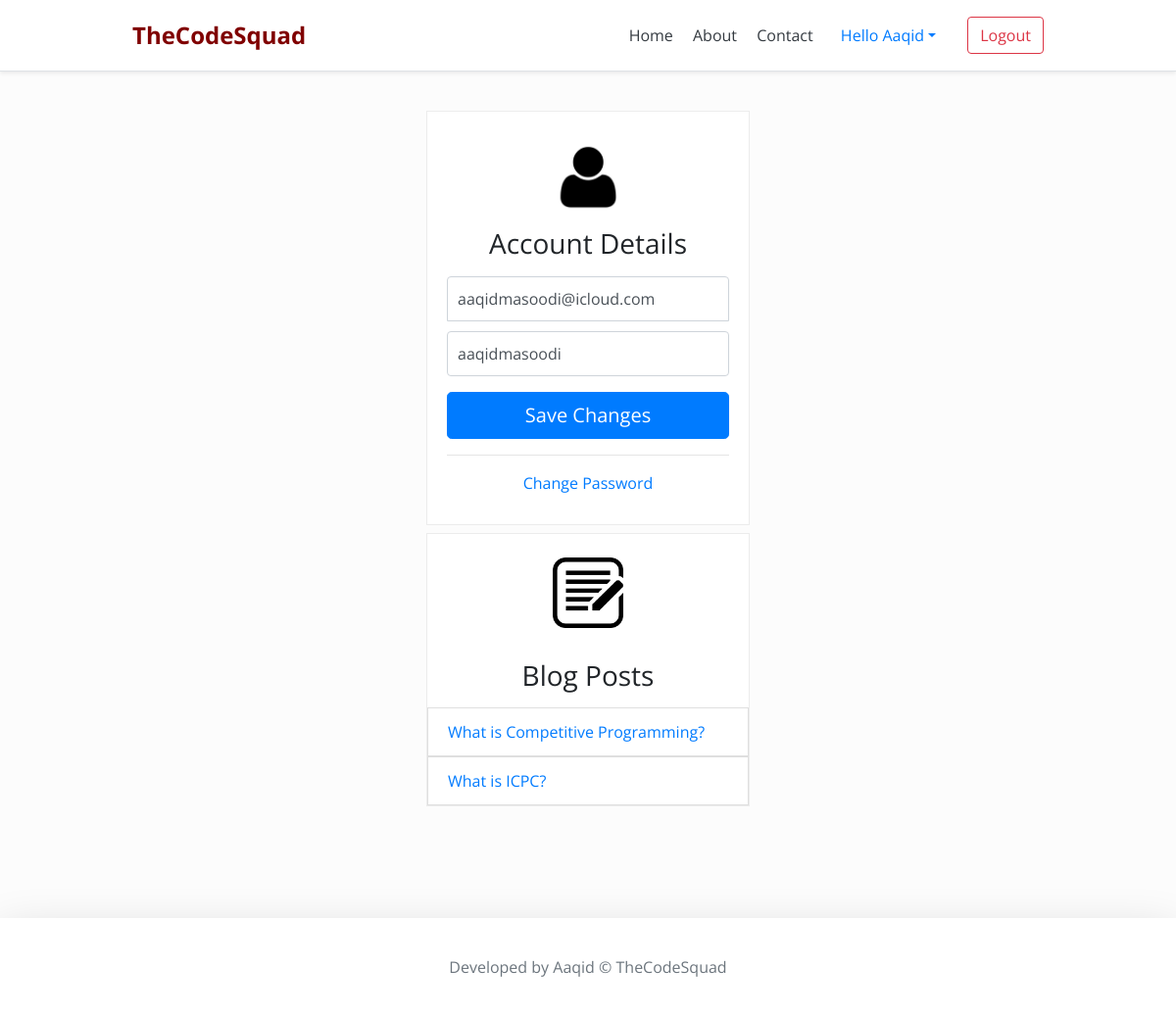
The app's page /account/ (signed in) with its own data.
### account/models.py (models this page shows, shortened)
class Account(AbstractBaseUser):
	email 					= models.EmailField(verbose_name="email", max_length=60, unique=True)
	username 				= models.CharField(max_length=30, unique=True)
	date_joined				= models.DateTimeField(verbose_name='date joined', auto_now_add=True)
	last_login				= models.DateTimeField(verbose_name='last login', auto_now=True)
	is_admin				= models.BooleanField(default=False)
	is_active				= models.BooleanField(default=True)
	is_staff				= models.BooleanField(default=False)
	is_superuser			= models.BooleanField(default=False)
	firstname				= models.CharField(max_length=60)
	lastname				= models.CharField(max_length=60)
	contactnumber			= models.CharField(max_length=10, unique=True)
	department				= models.CharField(max_length=120)
	branch					= models.CharField(max_length=30)
	batch					= models.CharField(max_length=30)
	graduationyear			= models.CharField(max_length=30)
	USERNAME_FIELD = 'email'
	REQUIRED_FIELDS = [
		'username',
		'firstname',
		'lastname',
		'contactnumber',
		'department',
		'branch',
		'batch',
		'graduationyear',
	]
	objects = AccountManager()

### blog/models.py (models this page shows)
class BlogPost(models.Model):
	title 					= models.CharField(max_length=255, null=False, blank=False)
	body 					= models.TextField(max_length=10000, null=False, blank=False)
	image		 			= models.ImageField(upload_to=upload_location, null=True, blank=True)
	date_published 			= models.DateTimeField(auto_now_add=True, verbose_name="date published")
	date_updated 			= models.DateTimeField(auto_now=True, verbose_name="date updated")
	author 					= models.ForeignKey(settings.AUTH_USER_MODEL, on_delete=models.CASCADE)
	slug 					= models.SlugField(blank=True, unique=True)
	def __str__(self):
		return self.title

### account/views.py (the view)
# urls.py: path('account/', account_view, name="account"),
def account_view(request):
	if not request.user.is_authenticated:
			return redirect("login")
	context = {}
	if request.POST:
		form = AccountUpdateForm(request.POST, instance=request.user)
		if form.is_valid():
			form.initial = {
					"email": request.POST['email'],
					"username": request.POST['username'],
			}
			form.save()
			context['success_message'] = "Updated"
	else:
		form = AccountUpdateForm(
			initial={
					"email": request.user.email,
					"username": request.user.username,
				}
			)
	context['account_form'] = form
	blog_posts = BlogPost.objects.filter(author=request.user)
	context['blog_posts'] = blog_posts
	return render(request, "account/account.html", context)

### account/forms.py (shortened to what this page needs)
class AccountUpdateForm(forms.ModelForm):
	class Meta:
		model = Account
		fields = ('email', 'username', )

### account/templates/account/account.html (shortened to what this page needs)
{% extends 'base.html' %}
{% load static %}
{% block content %}
<form class="form-container form-signin" method="post">{% csrf_token %}
    <div class="d-flex flex-column pb-3">
    <img class="img-fluid mx-auto d-block" src="{% static 'user_account.png' %}" alt="user_account_image" width="72" height="72">
  </div>
  <h1 class="h3 mb-3 font-weight-normal">Account Details</h1>
  <input type="email" name="email" id="inputEmail" class="form-control" placeholder="Email address" required value={{account_form.initial.email}}>
  <input type="text" name="username" id="inputUsername" class="form-control" placeholder="Username" required
  value="{{account_form.initial.username}}">
  <button class="btn btn-lg btn-primary btn-block" type="submit">Save Changes</button>
  <hr>
  <div class="d-flex flex-column">
  <a class="m-auto" href="{% url 'password_change' %}">Change Password</a>
  </div>
</form>
<div class="d-flex flex-column pb-3 my-2">
  <div class="row">
    <div class="post-container blog-posts mx-auto" >
          <img class="img-fluid mx-auto d-block py-4" src="{% static 'blog_post_image.png' %}" alt="blog_post_image" width="72" height="72">
      <h3 class="blog-post-title mb-2 mx-2 py-2 font-weight-normal">Blog Posts</h3>
      {% if blog_posts %}
        <ul class="list-group">
        {% for post in blog_posts %}
          <a href="{% url 'blog:detail' post.slug %}" style="text-decoration: none;"><li class="list-group-item">{{post}}</li></a>
        {% endfor %}
        </ul>
      {% else %}
        <p class="no-posts-message">You have no blog posts. <br> Create a post <a href="{% url 'blog:create' %}">here</a>.</p>
      {% endif %}
    </div>
  </div>
</div>
{% endblock content %}

### templates/base.html (shortened to what this page needs)
<!DOCTYPE html>
<html>
<head>
	{% include 'snippets/header.html' %}
</head>
<body>
	<div class="main">
		{% block content %}
		{% endblock content %}
	</div>
	{% include 'snippets/footer.html' %}
</body>
</html>

### templates/snippets/header.html (shortened to what this page needs)
<link rel="stylesheet" href="https://cdn.jsdelivr.net/npm/bootstrap@4.6.0/dist/css/bootstrap.min.css">
<div class="d-flex flex-column flex-md-row align-items-center p-3 px-md-4 mb-3 bg-white border-bottom shadow-sm">
	<div class="d-flex flex-column flex-md-row align-items-center container">
	{% if request.user.is_authenticated %}
		<h5 class="my-0 mr-md-auto h4 font-weight-bold" id="thecodesquad">TheCodeSquad</h5>
		<nav class="my-2 my-md-0 mr-md-3">
		    <a class="p-2 text-dark" href="{% url 'home' %}">Home</a>
		    <a class="p-2 text-dark" href="{% url 'about' %}">About</a>
		    <a class="p-2 text-dark" href="{% url 'contact' %}">Contact</a>
			<li style="display: inline-block;" class="nav-item dropdown">
				<a class="nav-link dropdown-toggle" href="#" id="dropdown01" data-toggle="dropdown" aria-haspopup="true" aria-expanded="false">Hello {{ request.user.firstname}}</a>
			</li>
		 </nav>
		  <a class="btn btn-outline-danger" href="{% url 'logout' %}">Logout</a>
	{% endif  %}
	</div>
</div>

### templates/snippets/footer.html (shortened to what this page needs)
<br>
<div class="d-flex flex-row align-items-center footer text-muted bg-white  shadow-lg">
	<p class="m-auto">Developed by Aaqid &copy; TheCodeSquad</p>
</div>

### templates/snippets/header.html (style rules this page uses)
html { font-size: 14px; }
@media (min-width: 768px) { html { font-size: 16px; } }
.container { max-width: 960px; }
#thecodesquad { color: #800000; }

### templates/snippets/base_css.html (style rules this page uses)
body { background-color: #fcfcfc; font-family: 'Open Sans', sans-serif; width: 100%; overflow-x: hidden; }
.main { min-height: 100vh; height: 100%; }

### account/templates/account/account.html (style rules this page uses)
.form-signin { width: 100%; max-width: 330px; padding: 15px; margin: auto; }
.form-signin .form-control { position: relative; box-sizing: border-box; height: auto; padding: 10px; font-size: 16px; }
.form-signin input[type="email"] { margin-bottom: 10px; border-bottom-right-radius: 0; border-bottom-left-radius: 0; }
.h3 { text-align: center; }
.form-container { margin-top: 5vh; background: #ffffff; padding: 30px 20px; border: 1px solid #ececec; }
.post-container { background-color: #ffffff; border: 1px solid #ececec; max-width: 330px; width: 100%; }
.blog-post-title { text-align: center; }

### templates/snippets/footer.html (style rules this page uses)
.footer { min-height: 100px; }

### records on screen
Account: user.firstname "Aaqid", email "aaqidmasoodi@icloud.com", username "aaqidmasoodi"
BlogPost: title "What is Competitive Programming?"
BlogPost: title "What is ICPC?"
